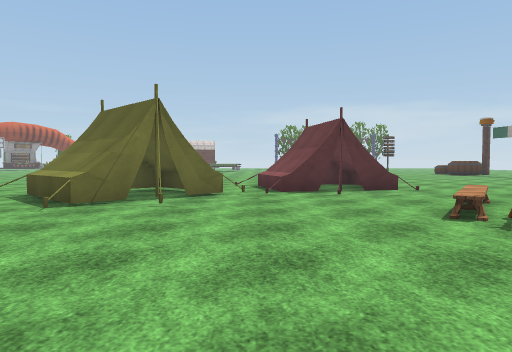
view 1 (above)

12 first-person views from a walk through a 3-D level made in the Unity game engine. The camera is 1.3 m above the floor, tilts 2° down and sees 70° across. The floor is counted in squares, 2 m on a side. Each view is taken from the middle of a square. On the plan, view 1 faces up. The plan holds only what a view shows up to about 11 squares ahead; the rest is blank. The place goes on beyond the plan. The player is left out. Some animated figures are not drawn. Some surface patterns are stand-ins.

view 2
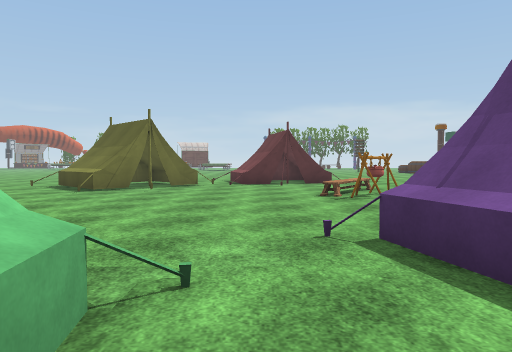

view 3
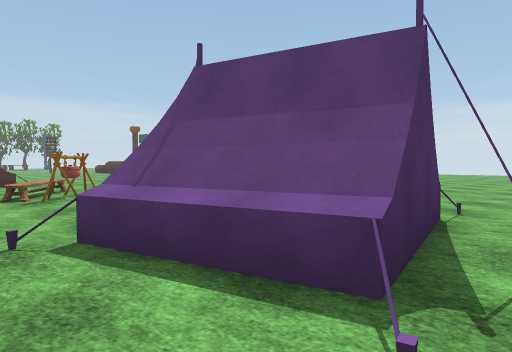

view 4
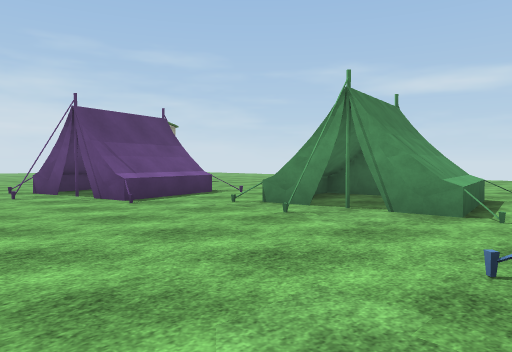

view 5
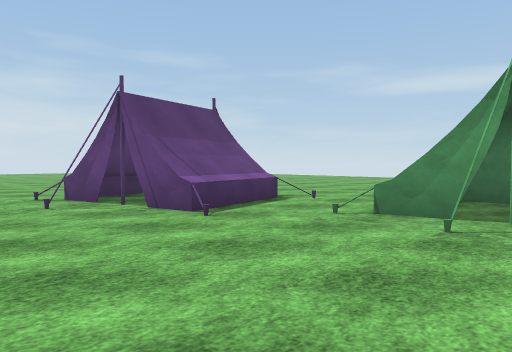

view 6
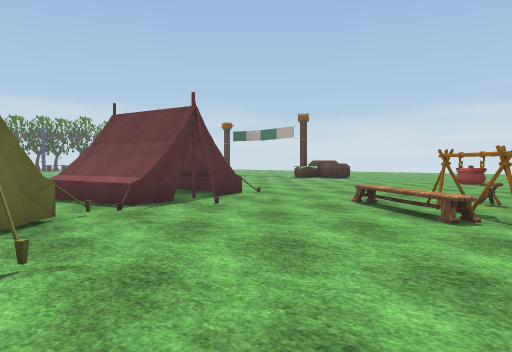

view 7
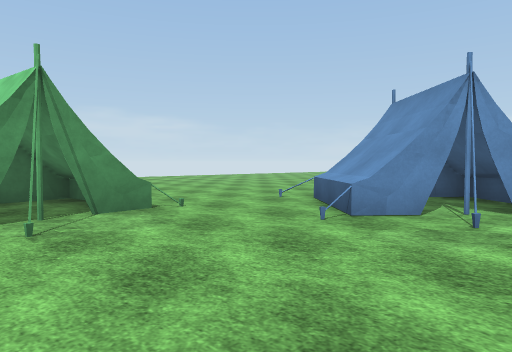

view 8
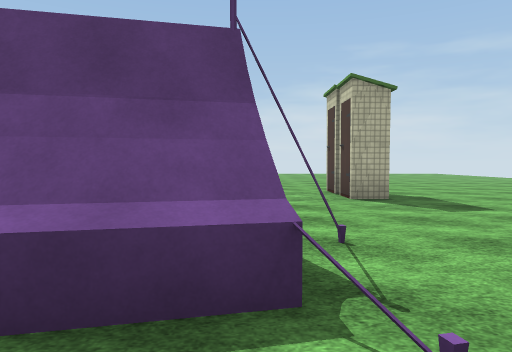

view 9
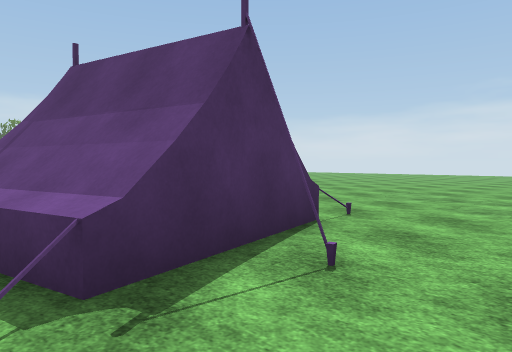

view 10
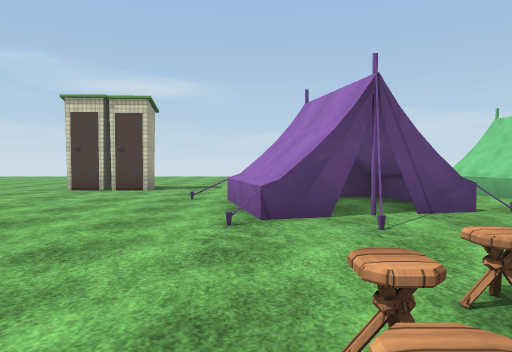

view 11
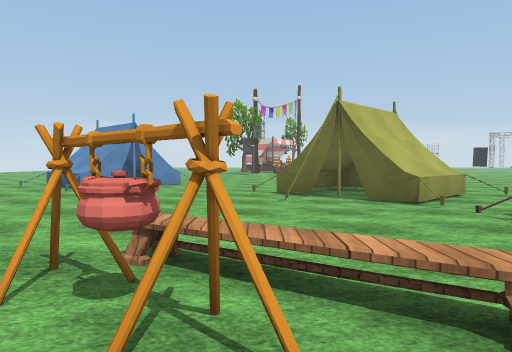

view 12
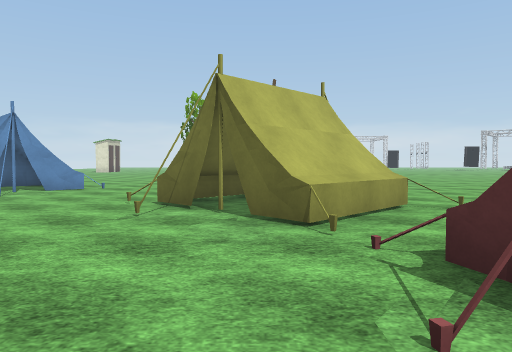

### Floor plan
Key: @ floor where view 1 was taken; # wall or solid block; x gap in a wall; . floor; = window, fence, low wall or low ledge; ^ raised ledge; O other object.
Columns run from 8 left of view 1 to 7 right of it. Each row starts with its distance up from view 1.
 13 ...
 12 ....
 11  ..... ... ^ ...
 10  .......^^ ^....
  9   .  .^..^#^....
  8   ...#^^..#.....
  7   ..^##.........
  6    ..^#.........
  5   ...=.....O#...
  4 ...........#OO.
  3 ............O...
  2 ..^#............
  1 =^.#^.......#=..
  0  ##^....@.^x#^..
 -1   ^....#...^.^..
 -2  .....^#^..^#...
 -3 ......^.^.......
 -4 ......^#^=......

Where each view was taken, in squares from view 1:
view 1: 0 up, 0 right, facing up
view 2: 3 down, 1 right, facing up
view 3: 3 down, 1 right, facing up-right
view 4: 3 up, 4 left, facing down-right
view 5: 3 up, 2 left, facing down-right
view 6: 3 up, 2 left, facing up-right
view 7: 3 up, 0 right, facing down-left
view 8: 2 down, 1 right, facing right
view 9: 4 down, 2 right, facing up-right
view 10: 5 up, 5 right, facing down
view 11: 5 up, 5 right, facing left
view 12: 7 up, 3 right, facing left
